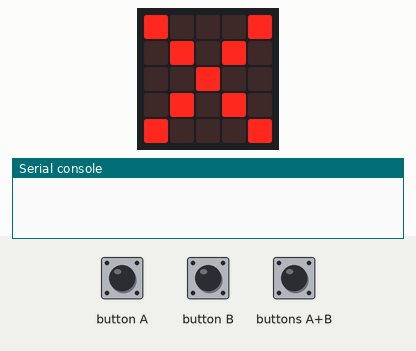
The program below on a simulated BBC micro:bit (MakeCode). Parts: the board's 5×5 LED display, the last lines printed to the serial console. The test bench sets the inputs (shaded band). No radio messages arrive unless stated (any console line starting 'radio sent:' is added by the test bench).

Above: at 1.2 s.
1.3 s: button A pressed for 0.15 s
At 2.4 s:
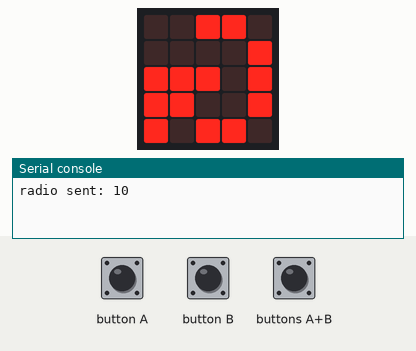
3.1 s: button B pressed for 0.15 s
At 4.2 s:
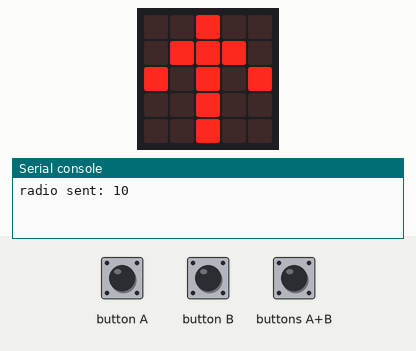
4.8 s: button B pressed for 0.15 s
At 5.9 s:
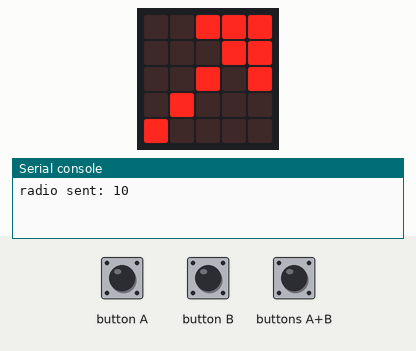
6.5 s: button B pressed for 0.15 s
At 7.7 s:
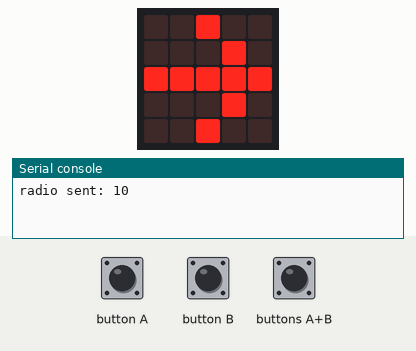
8.2 s: button B pressed for 0.15 s
At 9.5 s:
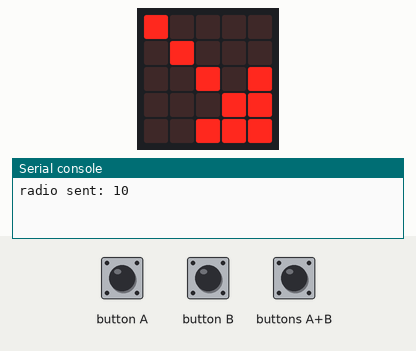
9.9 s: button B pressed for 0.15 s
At 11.2 s:
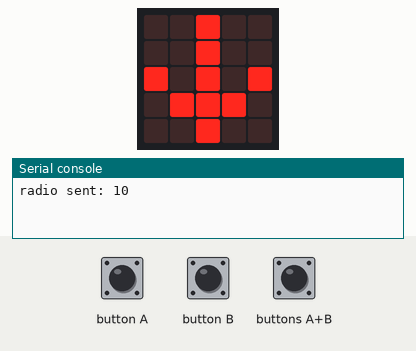
Timing chart, 0 to 12.5 s (numbered marks = the images above; inputs shaded):
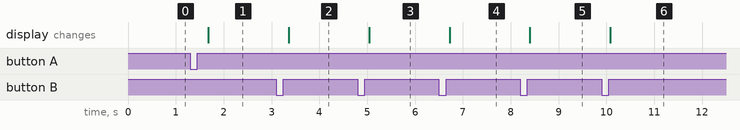

The program:

main.ts
```typescript
input.onButtonPressed(Button.A, function () {
    if (Direcion == 0) {
        if (Bloque < 30) {
            Bloque += 10
        } else {
            Bloque = 0
        }
    }
    radio.sendNumber(Bloque + Direcion)
})
input.onButtonPressed(Button.AB, function () {
    Direcion = 0
    Bloque = 0
    radio.sendNumber(0)
})
input.onButtonPressed(Button.B, function () {
    Direcion += 1
})
let Bloque = 0
let Direcion = 0
radio.setGroup(1)
Direcion = 0
Bloque = 0
basic.forever(function () {
    if (Direcion == 0) {
        if (Bloque == 10) {
            images.createImage(`
                . . # # .
                . . . . #
                # # # . #
                # # . . #
                # . # # .
                `).showImage(0)
        } else if (Bloque == 20) {
            images.createImage(`
                . # # . .
                # . . . .
                # . # # #
                # . . # #
                . # # . #
                `).showImage(0)
        } else if (Bloque == 30) {
            images.createImage(`
                # # # # .
                # . . . .
                # # # . .
                # . . . .
                # # # # .
                `).showImage(0)
        } else {
            images.iconImage(IconNames.No).showImage(0)
        }
    } else if (Direcion == 1) {
        images.arrowImage(ArrowNames.North).showImage(0)
    } else if (Direcion == 2) {
        images.arrowImage(ArrowNames.NorthEast).showImage(0)
    } else if (Direcion == 3) {
        images.arrowImage(ArrowNames.East).showImage(0)
    } else if (Direcion == 4) {
        images.arrowImage(ArrowNames.SouthEast).showImage(0)
    } else if (Direcion == 5) {
        images.arrowImage(ArrowNames.South).showImage(0)
    } else if (Direcion == 6) {
        images.arrowImage(ArrowNames.SouthWest).showImage(0)
    } else if (Direcion == 7) {
        images.arrowImage(ArrowNames.West).showImage(0)
    } else if (Direcion == 8) {
        images.arrowImage(ArrowNames.NorthWest).showImage(0)
    } else {
        Direcion = 1
    }
})
```

test.ts
```typescript
// aquí va el archivo "tests"; esto no se compilará cuando este paquete se utilice como una extensión.
```

Measured:
- after the input at 1.3 s, the display: changes after 0.38 s (image 1)
- after the input at 3.1 s, the display: changes after 0.26 s (image 2)
- after the input at 4.8 s, the display: changes after 0.24 s (image 3)
- after the input at 6.5 s, the display: changes after 0.22 s (image 4)
- after the input at 8.2 s, the display: changes after 0.20 s (image 5)
- after the input at 9.9 s, the display: changes after 0.18 s (image 6)
